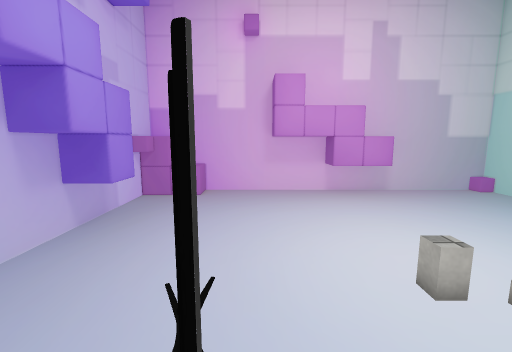
View 1 (above)

12 first-person views from a walk through a 3-D level made in the Unity game engine. The camera is 1.5 m above the floor, tilts 8° down and sees 90° across. The floor is counted in squares, 0.5 m on a side. Each view is taken from the middle of a square. On the plan, view 1 faces up. The plan holds only what a view shows up to about 19 squares ahead; the rest is blank. The player is left out. Some surface patterns are stand-ins.

View 2
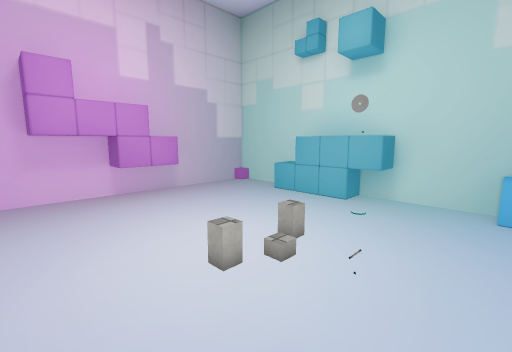

View 3
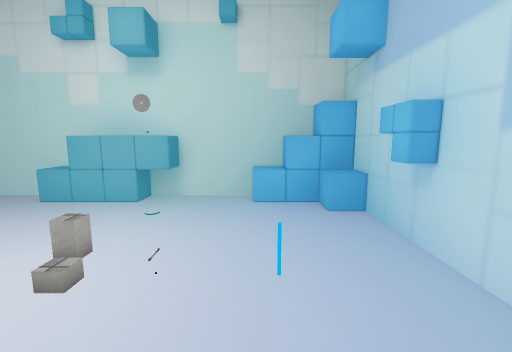

View 4
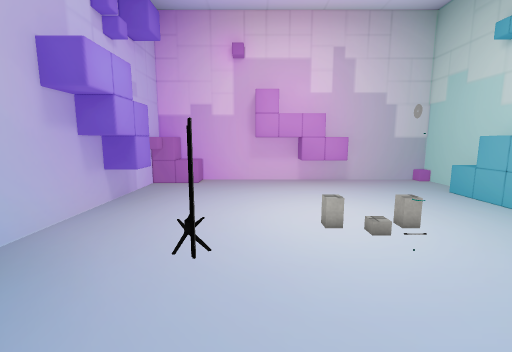

View 5
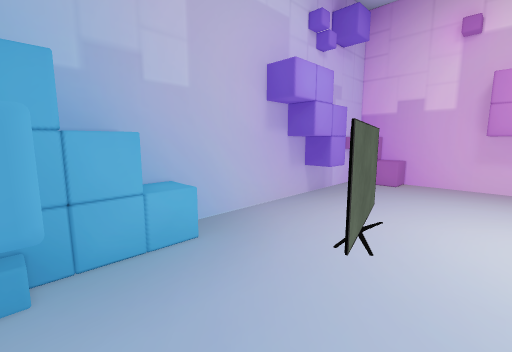

View 6
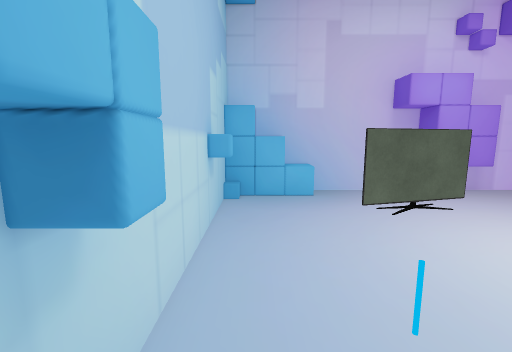

View 7
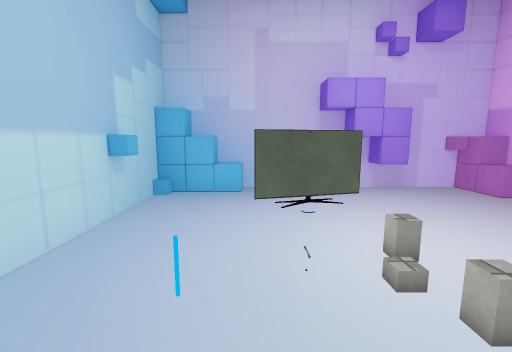

View 8
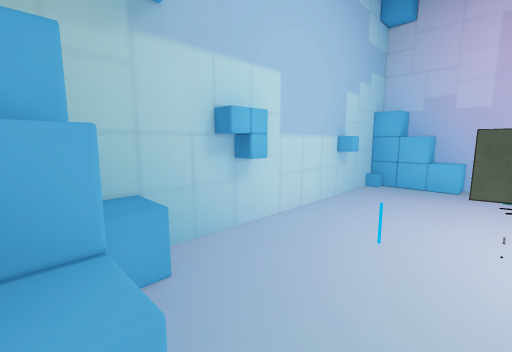

View 9
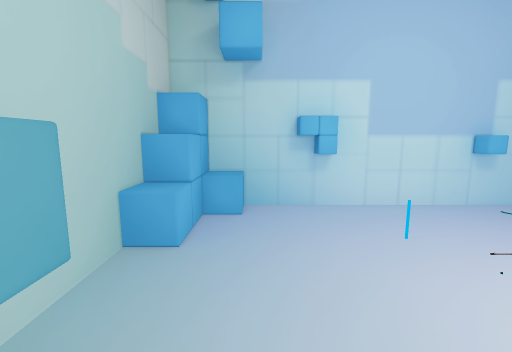

View 10
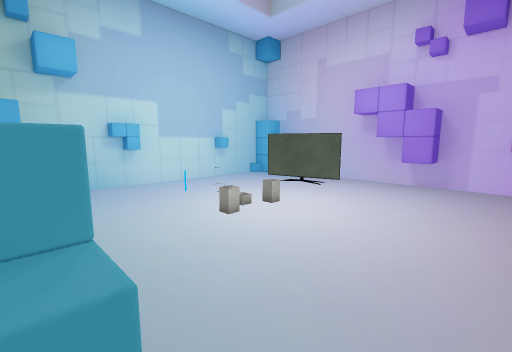

View 11
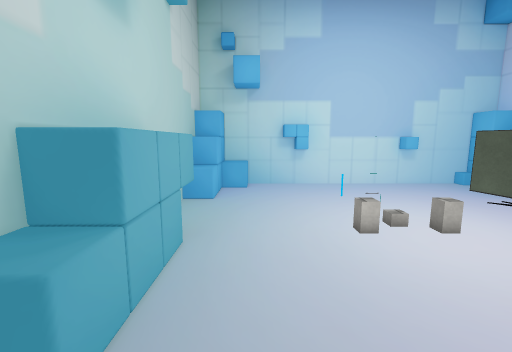

View 12
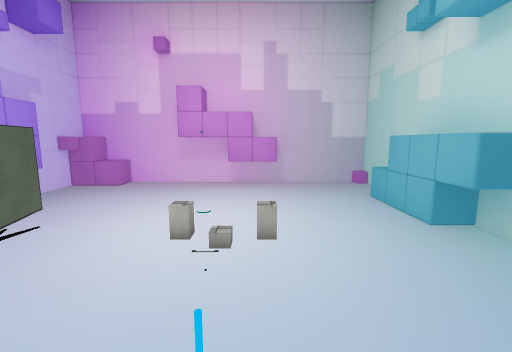

### Floor plan
Key: @ floor where view 1 was taken; # wall or solid block; . floor; / step, stairs or slope; = window, fence, low wall or low ledge; ^ raised ledge; T TV; O other object.
Columns run from 6 left of view 1 to 14 right of it. Each row starts with its distance up from view 1.
 15  #^^#####   #########
 14 ##^^...#######......#
 13 ##..................#
 12 #...................#
 11 #..................=#
 10 ##................^^^
  9 ##................###
  8  #................##
  7 ##................#
  6 #.................#
  5 #....T...././.....##
  4 #....T...../......###
  3 #....T..............#
  2 #....TT....#........#
  1 #.....T.............#
  0 ^^....@...........^^#
 -1 ^^.........O......^^^
 -2 ##................###
 -3 ##...............^###
 -4  #O..##......##. ^^
 -5  ##################

Where each view was taken, in squares from view 1:
view 1: 0 up, 0 right, facing up
view 2: 0 up, 0 right, facing up-right
view 3: 0 up, 0 right, facing right
view 4: 4 down, 1 right, facing up
view 5: 4 down, 2 right, facing up-left
view 6: 3 down, 9 right, facing left
view 7: 1 up, 10 right, facing left
view 8: 2 up, 13 right, facing down-left
view 9: 7 up, 10 right, facing down
view 10: 13 up, 13 right, facing down-left
view 11: 13 up, 10 right, facing down
view 12: 3 down, 6 right, facing up
